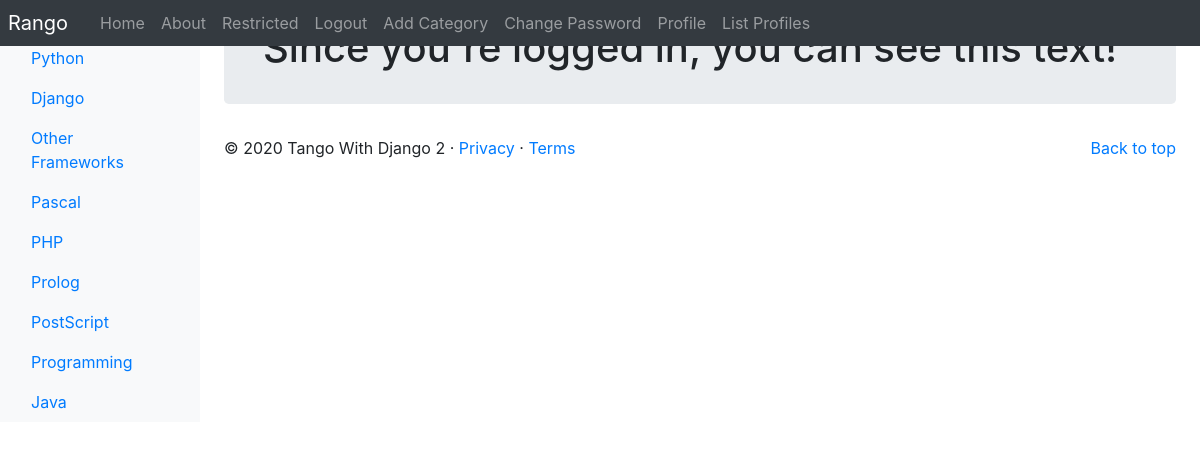
Screenshot of /rango/restricted/ (signed in) with the database file from the repository.
### rango/models.py (models this page shows, shortened)
class Category(models.Model):
    NAME_MAX_LENGTH = 128
    name = models.CharField(max_length=NAME_MAX_LENGTH, unique=True)
    views = models.IntegerField(default=0)
    likes = models.IntegerField(default=0)
    slug = models.SlugField(unique=True)
    class Meta:
        verbose_name_plural = 'Categories'

### rango/views.py (the view)
# urls.py: path('restricted/', RestrictedView.as_view(), name='restricted'),
class RestrictedView(View):
    @method_decorator(login_required)
    def get(self, request):
        return render(request, 'rango/restricted.html',
                      context={'message': "Since you're logged in, you can see this text!"})

### rango/templatetags/rango_template_tags.py (called while the page is built)
@register.inclusion_tag('rango/categories.html')
def get_category_list(current_category=None):
    return {'categories': Category.objects.all(),
            'current_category': current_category}

### templates/rango/restricted.html (shortened to what this page needs)
{% extends 'rango/base.html' %}
{% load staticfiles %}
{% block body_block %}
    <div class="jumbotron p-4">
        <div class="container">
            <h1 class="jumbotron-heading">{{ message }}</h1>
        </div>
    </div>
{% endblock %}

### templates/rango/categories.html (shortened to what this page needs)
<ul class="nav flex-column">
    {% if categories %}
        {% for c in categories %}
            {% if c == current_category %}
                <li class="nav-item">
                    <a class="nav-link active" href="{% url 'rango:show_category' c.slug %}">
                        <span data-feather="archive"></span>{{ c.name }}
                    </a>
                </li>
            {% else %}
                <li class="nav-item">
                    <a class="nav-link" href="{% url 'rango:show_category' c.slug %}">
                        {{ c.name }}
                    </a>
                </li>
            {% endif %}
        {% endfor %}
    {% else %}
        <li class="nav-item">There are no categories present.</li>
    {% endif %}
</ul>

### rows the page displays
Category: name "Python"
Category: name "Django"
Category: name "Other Frameworks"
Category: name "Pascal"
Category: name "PHP"
Category: name "Prolog"
Category: name "PostScript"
Category: name "Programming"
Category: name "Java"

### other values shown
{{ message }} "Since you're logged in, you can see this text!"
